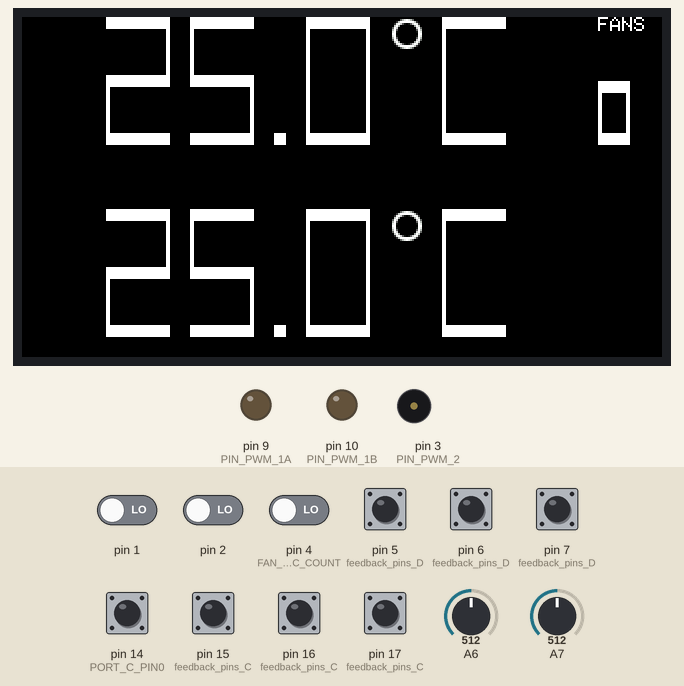
Simulated run of this sketch. Board: Arduino Nano, built with avr-gcc and run on an emulated ATmega328P. Parts: 320×170 colour display, output pins drawn as LEDs (lit = HIGH), buzzer (waves = sounding). Inputs (shaded band) come from the test bench; at power-on: pin 5 (feedback_pins_D), pin 6 (feedback_pins_D), pin 7 (feedback_pins_D), pin 14 (PORT_C_PIN0), pin 15 (feedback_pins_C), pin 16 (feedback_pins_C), pin 17 (feedback_pins_C) HIGH, pin 1, pin 2, pin 4 (FAN_FEEDBACK_PINS_C_COUNT) LOW, A7 = 512, A6 = 512.

Above: at 2.2 s.
2.3 s: A7 set to 281
At 4.2 s:
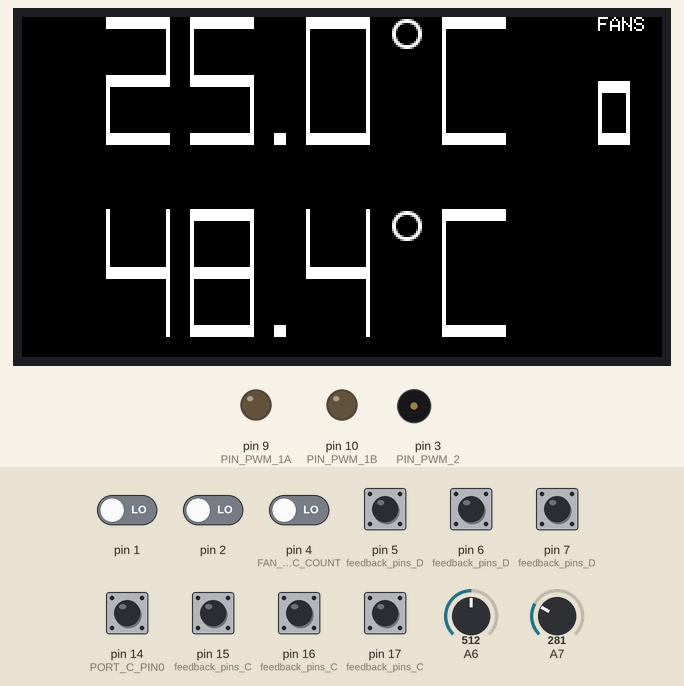
4.5 s: A7 set to 255
At 6.0 s:
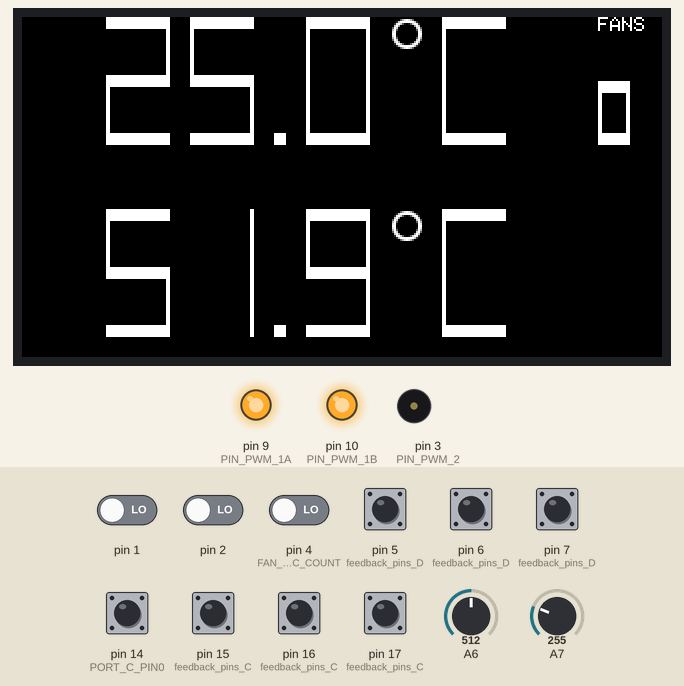
7.5 s: A6 set to 716
At 8.12 s:
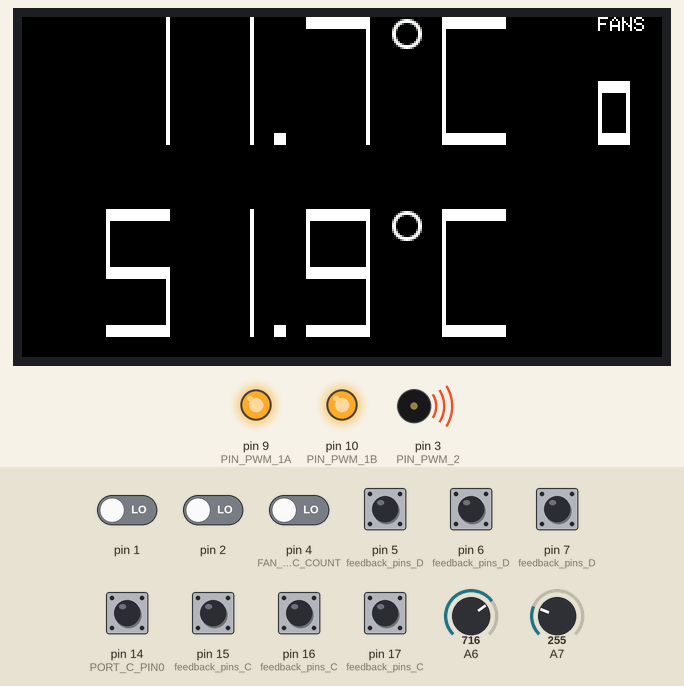
9.4 s: pin 5 (feedback_pins_D) pulled LOW for 0.15 s
10.1 s: pin 6 (feedback_pins_D) pulled LOW for 0.15 s
At 11.5 s:
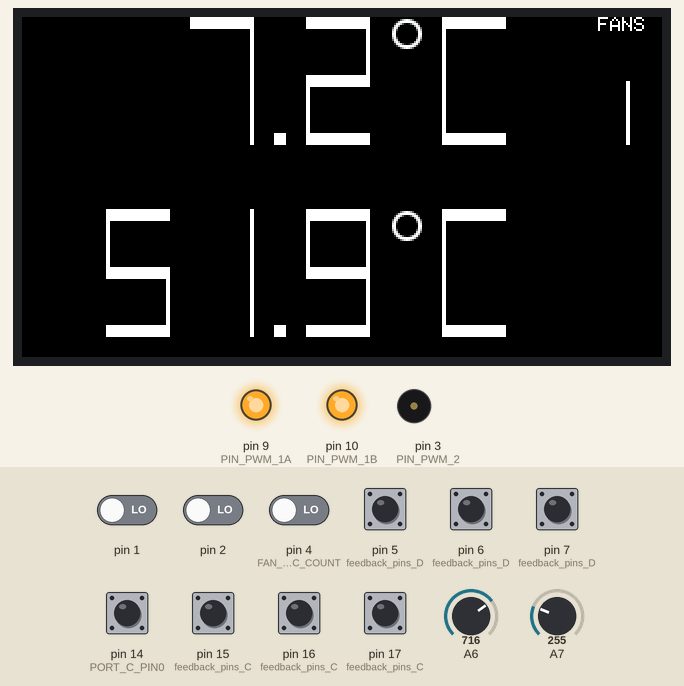
13.2 s: pin 14 (PORT_C_PIN0) pulled LOW for 0.15 s
At 14.3 s:
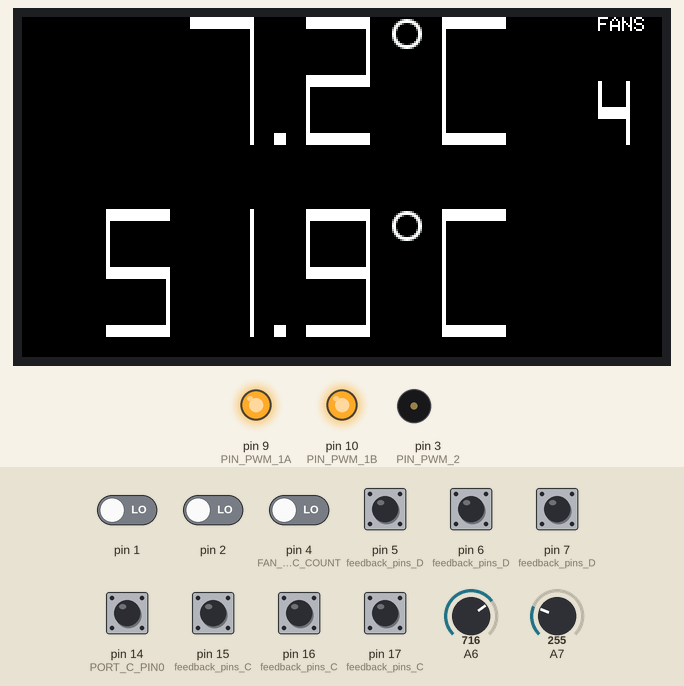
Timing chart, 0 to 14.9 s (numbered marks = the images above; inputs shaded):
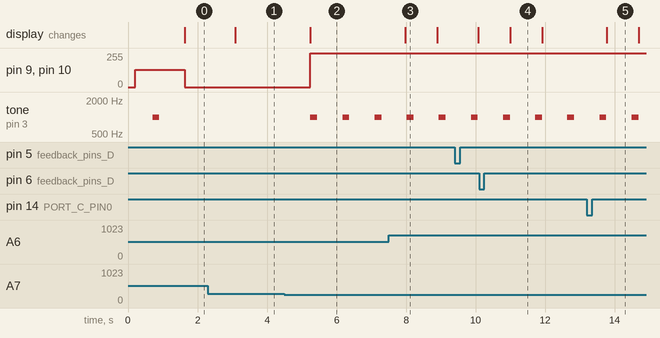

The sketch:

PWM-Fun.ino
```cpp
// This is Atmega328 based PWM fan controller for water cooled PC.

const float thermistor2_alert = 50.0f; // Celisus

#define WS2812_STRIP_CONNECTED false

#if WS2812_STRIP_CONNECTED
  #define TLED_ORDER ORDER_GRB
  #define TLED_CHIP LED_WS2812
  #include "tinyLED.h" // microLED library
tinyLED<0> strip; // port B pin 0 (Arduino pin 8)

void fill_led(uint8_t r, uint8_t g, uint8_t b)
{ for(int i = 0; i < 8; ++i)
    strip.sendRGB(r, g, b);
}
#else
void fill_led(uint8_t r, uint8_t g, uint8_t b) {}
#endif

const char* error_message = nullptr;

#if true
  #include "LCD_SPI.h"
#else
  #include "LCD_0802.h"
#endif

// PWM pins (cannot be changed)
static const int PIN_PWM_1A = 9;
static const int PIN_PWM_1B = 10;
static const int PIN_PWM_2 = 3;
//

#define ARRAY_SIZE(a) ( sizeof(a)/sizeof(a[0]) )
#define STRINGIZE(x) STRINGIZE2(x)
#define STRINGIZE2(x) #x

struct Fan_curve_point
{ float temperature;
  float pwm;
};

class Fan_curve
{
    Fan_curve_point curve[10];
    int count = 0;

    const char* verify_curve()
    {
      for (int i = 0; i < count; ++i)
      { Fan_curve_point& p = curve[i];

        // Values must be in valid range.
        //if (p.temperature < 0 || p.temperature > 100) return "verify1";
        if (p.pwm < 0 || p.pwm > 1) return "verify2";

        if (i < 1) continue;

        Fan_curve_point& pp = curve[i - 1];

        // The points should be given in ascending order.
        if (p.temperature <= pp.temperature) return "verify3"; // "<=" - avoid division by zero
        if (p.pwm < pp.pwm) return "verify4";
      }
      return nullptr; // no error
    }

  public:
    void add_point(float temperature, float pwm)
    {
      if (count >= ARRAY_SIZE(curve))
      { error_message = "add_point";
        return;
      }

      curve[count].temperature = temperature;
      curve[count].pwm = pwm;
      ++count;

      // Automatic curve verification
      if(error_message == nullptr)
      { error_message = verify_curve();
      }
    }

    float calculate_pwm(float temperature)
    {
      if (count <= 0) return 1.0; // Full fan speed if no points defined.

      for(int i = 0; i < count-1; ++i)
      {
        if(temperature >= curve[i].temperature &&
          temperature <= curve[i+1].temperature) // in range
        {
          // interpolate

          Fan_curve_point& a = curve[i];
          Fan_curve_point& b = curve[i+1];
          float interpolation_factor = (temperature - a.temperature) / (b.temperature - a.temperature);

          return a.pwm + (b.pwm - a.pwm) * interpolation_factor;
        }
      }

      error_message = "no range";
      return 1.0;
    }
};

Fan_curve fan_curve;

void set_fan_curve()
{ // The minimum duty cycle is 20% according to Intel. Noctua fans can operate from 0%

#if false // Curve for testing the device
  fan_curve.add_point(-300, 0); // Don't remove this point
  fan_curve.add_point(27, 0);
  fan_curve.add_point(27.01, 0.9);
  fan_curve.add_point(300.0, 1.0); // Don't remove this point
#else
  fan_curve.add_point(-300, 0); // Don't remove this point
  fan_curve.add_point(30, 0);
  fan_curve.add_point(30.01, 0.2);
  fan_curve.add_point(60.0, 1.0);
  fan_curve.add_point(300.0, 1.0); // Don't remove this point
#endif
}

class Pwm_output_1
{
    static inline float clamp_01(float f)
    { if (f < 0) return 0;
      if (f > 1) return 1;
      return f;
    }

  public:
    static void initialize()
    {
      // https://fdossena.com/?p=ArduinoFanControl/i.md

      // Enable outputs for Timer 1
      pinMode(PIN_PWM_1A, OUTPUT);
      pinMode(PIN_PWM_1B, OUTPUT);

      // Set PWM frequency to about 25khz on pins 9,10 (timer 1 mode 10, no prescale, count to 320)
      TCCR1A = (1 << COM1A1) | (1 << COM1B1) | (1 << WGM11);
      TCCR1B = (1 << CS10) | (1 << WGM13);
      ICR1 = 320;
      OCR1A = 0;
      OCR1B = 0;
    }

    static void set_pin9_duty(float f)
    { OCR1A = (uint16_t)(320 * clamp_01(f));
    }

    static void set_pin10_duty(float f)
    { OCR1B = (uint16_t)(320 * clamp_01(f));
    }
};

class Thermistor
{
    // Values from the datasheet
    static const int R_25 = 10000; // Ω
    static const int B_value = 3977; // K
    //

  public:
    static float calculate_temperature(float analog)
    {
      const int VCC = 5;
      const int SERIAL_R = 10000; // thermistor serial resistor in Ohms
      const float T0 = 25 + 273.15; // thermistor T0 in Kelvins

      float thermistor_V = (5.00 / 1023.00) * analog;
      float resistor_V = VCC - thermistor_V;
      float thermistor_R = thermistor_V / (resistor_V / SERIAL_R);

      float ln = log(thermistor_R / R_25);
      float temperature = (1 / ((ln / B_value) + (1 / T0)));

      temperature -= 273.15;// to Celsius
      return temperature;
    }
};

class Fan
{
    int counter;
    unsigned long last_feedback_time;
    unsigned long base_feedback_time;

  public:
    int rpm;
    unsigned long total_feedback;

    void feedback() // called from interrupt
    {
      ++counter;
      ++total_feedback;
      last_feedback_time = millis();
    }

    void recalculate_rpm()
    {
      auto delta = last_feedback_time - base_feedback_time;

      rpm = counter * 60000 / 4 / delta; // two pulses per revolution * rise and fall = 4

      base_feedback_time = last_feedback_time;
      counter = 0;
    }
};

class Fans_feedback
{
    const int PORT_C_PIN0 = 14;

    const byte feedback_pins_C[FAN_FEEDBACK_PINS_C_COUNT] = FAN_FEEDBACK_PINS_C;
    const byte feedback_pins_D[FAN_FEEDBACK_PINS_D_COUNT] = FAN_FEEDBACK_PINS_D;

    static const int FANS_COUNT = ARRAY_SIZE(feedback_pins_C) + ARRAY_SIZE(feedback_pins_D);

    bool pin_state_C[ ARRAY_SIZE(feedback_pins_C) ];
    bool pin_state_D[ ARRAY_SIZE(feedback_pins_D) ];

  public:
    Fan fans[FANS_COUNT];

    void recalculate_rpm()
    {
      for (int i = 0; i < ARRAY_SIZE(fans); ++i)
      {
        fans[i].recalculate_rpm();
      }
    }

    inline void isr_port_c() // called from interrupt
    {
      for (int i = 0; i < ARRAY_SIZE(feedback_pins_C); ++i)
      { const int mask = 1 << (feedback_pins_C[i] - PORT_C_PIN0);
        bool b = PINC & mask;
        if (pin_state_C[i] != b)
        { pin_state_C[i] = b;

          fans[i].feedback();
        }
      }
    }

    inline void isr_port_d() // called from interrupt
    {
      for (int i = 0; i < ARRAY_SIZE(feedback_pins_D); ++i)
      { const int mask = 1 << feedback_pins_D[i];
        bool b = PIND & mask;
        if (pin_state_D[i] != b)
        { pin_state_D[i] = b;

          fans[i + ARRAY_SIZE(feedback_pins_C)].feedback();
        }
      }
    }

    void initialize()
    {
      // Activate PCINT

      for (auto pin : feedback_pins_C)
      { pinMode(pin, INPUT_PULLUP);
        PCMSK1 |= 1 << (pin - PORT_C_PIN0);
      }

      for (auto pin : feedback_pins_D)
      { pinMode(pin, INPUT_PULLUP);
        PCMSK2 |= 1 << pin;
      }

      PCICR |= B00000010; // activate the interrupts of the PC port
      PCICR |= B00000100; // activate the interrupts of the PD port
    }

} fans_feedback;

// Interrupts cannot be used inside a class, so we redirect them.
ISR (PCINT2_vect)
{ fans_feedback.isr_port_d();  // PORTD (Arduino pins: D0 to D7)
}
ISR (PCINT1_vect)
{ fans_feedback.isr_port_c();  // PORTC (Arduino pins: D14 to D22)
}

void setup()
{
  My_display::initialize(); // Display initial message

  Pwm_output_1::initialize();

  // Initially start the fans for a short time.
  Pwm_output_1::set_pin9_duty(0.5f);
  Pwm_output_1::set_pin10_duty(0.5f);

  fans_feedback.initialize();

  delay(500);

  //error_message = "TEST_" STRINGIZE(__LINE__); // Error message test

  set_fan_curve();

  short_beep();
}

void short_beep()
{
  tone(PIN_PWM_2, 1000);
  delay(200);
  noTone(PIN_PWM_2);
}

void loop()
{
  if (error_message != nullptr)
  {
    // If an error occurs, turn on all fans to full speed.
    Pwm_output_1::set_pin9_duty(1);
    Pwm_output_1::set_pin10_duty(1);

    My_display::display_error("ERROR", error_message);

    digitalWrite(LED_BUILTIN, HIGH);
    fill_led(100,100,0);
    short_beep();
    digitalWrite(LED_BUILTIN, LOW);
  }
  else
  {
    digitalWrite(LED_BUILTIN, HIGH);
    delay(50);
    digitalWrite(LED_BUILTIN, LOW);

    // Averaging thermistors samples to eliminate noise
    const int num_samples = 500;

    float average1 = 0;
    float average2 = 0;

    for (int i = 0; i < num_samples; ++i)
    { average1 += analogRead(A6); // thermistor pin number
      average2 += analogRead(A7); // thermistor pin number

      delay(1);
    }
    average1 /= num_samples;
    average2 /= num_samples;

    float t1 = Thermistor::calculate_temperature(average1);
    float t2 = Thermistor::calculate_temperature(average2);

    My_display::print_temperature(0, t1, average1 < 10);
    My_display::print_temperature(1, t2, average2 < 10);

    if(t2 < thermistor2_alert)
    {
      float pwm = fan_curve.calculate_pwm(t1);

      Pwm_output_1::set_pin9_duty(pwm);
      Pwm_output_1::set_pin10_duty(pwm);
    }
    else
    { Pwm_output_1::set_pin9_duty(1);
      Pwm_output_1::set_pin10_duty(1);
      fill_led(100,0,0);
      short_beep();
    }

    fans_feedback.recalculate_rpm();

    int running_fans = 0;
    for(auto fan : fans_feedback.fans)
    { if(fan.rpm > 0) ++running_fans;
    }

    My_display::print_fans_count(running_fans);

    //auto rpm0 = fans_feedback.fans[0].rpm;

    fill_led(1,1,2);
  }
}
```

LCD_SPI.h
```cpp
#include <Adafruit_GFX.h> // graphics library
#include <Adafruit_ST7789.h> // library for this display
#include <SPI.h>

#define FAN_FEEDBACK_PINS_C_COUNT 4
#define FAN_FEEDBACK_PINS_D_COUNT 3
#define FAN_FEEDBACK_PINS_C { 15, 14, 16, 17 }
#define FAN_FEEDBACK_PINS_D { 5, 6, 7 }

class TFT
{
  Adafruit_ST7789 tft = Adafruit_ST7789(0, 19, 18); // cs, dc, rs
public:
  static const int W = 320;
  static const int H = 170;

  static const uint16_t WHITE  = ST77XX_WHITE;
  static const uint16_t BLACK  = ST77XX_BLACK;
  static const uint16_t RED    = ST77XX_RED;
  static const uint16_t YELLOW = ST77XX_YELLOW;
  // ______________________________RRRRRGGGGGGBBBBB // 565
  static const uint16_t GRAY      = 0b0111101111101111;
  static const uint16_t DARK_GRAY = 0b0000100001100001;
  static const uint16_t BLUE  = ST77XX_BLUE;

  void initialize()
  { tft.init(H, W, SPI_MODE0);
    //tft.setSPISpeed(800000); // SLOW
    tft.setRotation(3);
    //tft.fillScreen(DARK_GRAY);
    tft.fillScreen(BLACK);
    tft.setTextWrap(false);
  }

  void fill_rectangle(int16_t x, int16_t y, int16_t w, int16_t h, uint16_t color)
  { tft.fillRect(x, y, w, h, color);
  }

  void draw_text(int16_t x, int16_t y, int16_t w, int16_t h, uint16_t color, uint16_t background, const char* text)
  { tft.setTextSize(1);
    tft.setTextColor(color, background);
    tft.setCursor(x, y);
    tft.print(text);
  }

  #define MAKE_RGB565(r, g, b) ((r << 11) | (g << 5) | (b))

  uint16_t blend_rgb565(uint16_t a, uint16_t b, uint8_t Alpha)
  {
    const uint8_t invAlpha = 255 - Alpha;

    uint16_t A_r = a >> 11;
    uint16_t A_g = (a >> 5) & 0x3f;
    uint16_t A_b = a & 0x1f;

    uint16_t B_r = b >> 11;
    uint16_t B_g = (b >> 5) & 0x3f;
    uint16_t B_b = b & 0x1f;

    uint32_t C_r = (A_r * invAlpha + B_r * Alpha) / 255;
    uint32_t C_g = (A_g * invAlpha + B_g * Alpha) / 255;
    uint32_t C_b = (A_b * invAlpha + B_b * Alpha) / 255;

    return MAKE_RGB565(C_r, C_g, C_b);
  }

  void bublic(int16_t x0, int16_t y0, int16_t r1, int16_t r2, uint16_t color, uint16_t background)
  {
    // not optimized
    auto A = r1*r1;
    auto B = (r1-1)*(r1-1);
    auto C = r2*r2;
    auto D = (r2-1)*(r2-1);

    if(r2 < 0)
    { C = -C;
      D = -D;
    }

    for(int16_t y = -r1; y < r1; ++y)
      for(int16_t x = -r1; x < r1; ++x)
      {
        uint16_t c;
        auto d = x*x + y*y;

        if(d > A) c = background;
        else if(d > B) c = blend_rgb565(background, color, map(d, B, A, 255, 0));
        else if(d > C) c = color;
        else if(d > D) c = blend_rgb565(background, color, map(d, D, C, 0, 255));
        else c = background;

        tft.drawPixel(x0+x, y0+y, c);
      }
  }
} tft;

static const uint8_t D0_9[] = // Rotated CCW
{
  0b11111, // 0
  0b10001,
  0b11111,

  0b11111, // 1
  0b00000,
  0b00000,

  0b11101, // 2
  0b10101,
  0b10111,

  0b11111, // 3
  0b10101,
  0b10101,

  0b11111, // 4
  0b00100,
  0b11100,

  0b10111, // 5
  0b10101,
  0b11101,

  0b10111, // 6
  0b10101,
  0b11111,

  0b11111, // 7
  0b10000,
  0b10000,

  0b11111, // 8
  0b10101,
  0b11111,

  0b11111, // 9
  0b10101,
  0b11101,
};

class Big_digits
{
  static const int w1 = 2;
  static const int h1 = 6;
  static const uint16_t color = 0xFFff;
  static const uint16_t background = 0;

  static int draw_digit(char c, int16_t x, int16_t y, int16_t w, int16_t h, bool draw_holes)
  {
    uint8_t b1, b2, b3;

    if(c >= '0' && c <= '9')
    {
      int offset = (c - '0') * 3;

      b1 = D0_9[offset+2];
      b2 = D0_9[offset+1];
      b3 = D0_9[offset+0];
    }
    else if(c == ' ')
    { b1 = b2 = b3 = 0;
    }
    else if(c == 'C')
    { b3 = 0b10001;
      b2 = 0b10001;
      b1 = 0b11111;
    }
    else if(c == '-')
    { b3 = 0b00100;
      b2 = 0b00100;
      b1 = 0b00100;
    }
    else if(c == '\'')
    {
#if false
        // squared °
        w /= 2;
        if(draw_holes) tft.fill_rectangle(x, y+h/2, w, h/2, background);
        h /= 2;
        b1 = 0b11100;
        b2 = 0b10100;
        b3 = 0b11100;
#else
        // round antialiased °
        w /= 2;
        if(draw_holes) tft.fill_rectangle(x, y+w, w, h-w, background);
        tft.bublic(x+w/2, y+w/2, w/2, w/2-w1, color, background);
        return w;
#endif
    }
    else if(c == '.')
    {
#if true
      // square dot
      auto r = h1;
      if(draw_holes) tft.fill_rectangle(x, y, r, h-r, background);
      tft.fill_rectangle(x, y+h-r, r, r, color);
      return r;
#else
      // round dot
      auto r = h1;
      if(draw_holes) tft.fill_rectangle(x, y, r, h-r, background);
      tft.bublic(x+r/2, y+h-r/2, r/2, -1, color, background);
      return r;
#endif
    }

    int16_t w2 = w - w1 - w1;
    int16_t h2 = h - h1 - h1 - h1;
    h2 /= 2;

    for(int j = 0; j < 5; ++j)
    { int bit = 4-j;
      bool s1 = (b1 >> bit) & 1;
      bool s2 = (b2 >> bit) & 1;
      bool s3 = (b3 >> bit) & 1;

      int16_t h = j & 1 ? h2 : h1;

      tft.fill_rectangle(x,       y, w1, h, s1 ? color : background);
      if((j != 1 && j != 3) || draw_holes) //
      tft.fill_rectangle(x+w1,    y, w2, h, s2 ? color : background);
      tft.fill_rectangle(x+w1+w2, y, w1, h, s3 ? color : background);

      y += h;
    }

    return w;
  }
public:
  static void draw(int x, int y, int w, int h, int wspace, char* text, bool draw_holes)
  {
    for(int i = 0; text[i]; ++i)
    { x += draw_digit(text[i], x, y, w, h, draw_holes);
      if(draw_holes) tft.fill_rectangle(x, y, wspace, h, Big_digits::background);
      x += wspace;
    }
  }
};

class My_display
{
  static const int W = 320;
  static const int H = 170;

  static char tmp[0x20];

  public:
    static void initialize()
    {
        tft.initialize();
    }

    static void print_temperature(int line, float t, bool none)
    {
      const int wspace = 10;
      const int hspace = 32;
      const int w = 32;
      const int h = 64;
      int x = 0;
      int y = line * (h + hspace);

      if(t >= -90 && t < 90)
      { dtostrf(t, 5, 1, tmp);
        strcat(tmp, "'C");
        Big_digits::draw(x, y, w, h, wspace, tmp, false);
      }
      //else
      //  strcpy(tmp, "---.-");
    }

    static void print_fans_count(int count)
    {
      int R = 32;
      int x = TFT::W - 32;
      tft.draw_text(x, 0, R, R, TFT::WHITE, TFT::BLACK, "FANS");
      sprintf(tmp, "%d", count);
      Big_digits::draw(x, R, R/2, R, 0, tmp, true);
    }

    static void display_error(const char* m1, const char* m2)
    {
      tft.draw_text(0, TFT::H-32, TFT::W, 16, TFT::YELLOW, TFT::RED, m1);
      tft.draw_text(0, TFT::H-16, TFT::W, 16, TFT::YELLOW, TFT::RED, m2);
    }
};

char My_display::tmp[] = "";
```

Measured:
- the behaviour switches between 269 and 268 on A7 (found by bisection; images 1 and 2)
- after the input at 2.3 s, the display: changes after 0.78 s (image 1)
- after the input at 4.5 s, pin 9 (PIN_PWM_1A), pin 10 (PIN_PWM_1B): 0/255 → 255/255 after 0.75 s; tone on pin 3 (PIN_PWM_2): alternates 1000 Hz for 0.20 s and silent for 0.72 s, starting after 0.75 s; the display: changes after 0.75 s (image 2)
- after the input at 7.5 s, the display: changes after 0.48 s (image 3)
- after the input at 10.1 s, the display: changes after 0.89 s (image 4)
- after the input at 13.2 s, the display: changes after 0.57 s (image 5)
- what the display in image 3 shows lasts 0.9 s, from 8.0 s to 8.9 s
